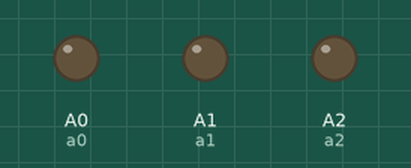
Simulated run of this sketch. Board: Arduino Uno, built with avr-gcc and run on an emulated ATmega328P. On the bench: output pins drawn as LEDs (lit = HIGH).

Above: at 0.1 s.
At 2.1 s:
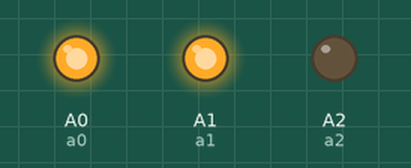
Timing chart, 0 to 3.6 s (numbered marks = the images above):
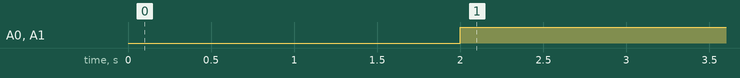

Measured:
- by itself, A0 (a0), A1 (a1): LOW → HIGH at 2.0 s

The sketch:

mux.ino
```cpp
int a0 = A0;
int a1 = A1;
int a2 = A2;

void setup() {
  // put your setup code here, to run once:
//  pinMode(a0, OUTPUT);
//  pinMode(a1, OUTPUT);
//  pinMode(a2, OUTPUT);
//  digitalWrite(a0, LOW);
//  digitalWrite(a1, LOW);
//  digitalWrite(a2, LOW);
   analogWrite(a0, 0);
   analogWrite(a1, 0);
   analogWrite(a2, 0);
   delay(2000);

}

void loop() {
  // put your main code here, to run repeatedly:
//  digitalWrite(a0, LOW);
//  digitalWrite(a1, LOW);
//  digitalWrite(a2, LOW);
//
//  delay(2000);

//  digitalWrite(a0, HIGH);
//  digitalWrite(a1, HIGH);
//  digitalWrite(a2, LOW);

//  delay(2000);

  analogWrite(a0, 255);
  analogWrite(a1, 255);
  analogWrite(a2, 0);
  delay(2000);
}
```
